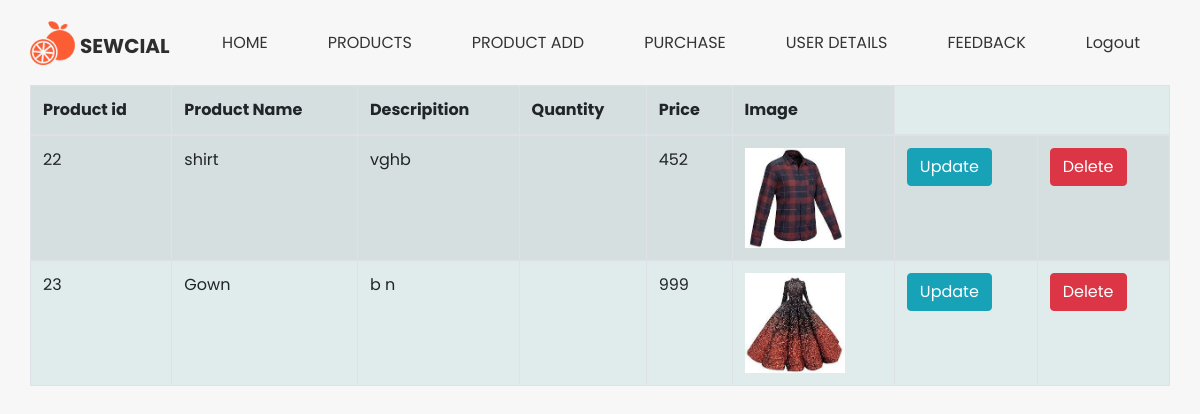
/admin_product_details_view (signed in), run on the app's committed database.
### myapp/models.py (models this page shows, shortened)
class Product(models.Model):
    product_name = models.CharField(max_length=100)
    price = models.IntegerField()
    desc = models.CharField(max_length=500)
    image = models.ImageField(upload_to='products')
    category = models.ForeignKey(Category, on_delete=models.CASCADE, null=True, blank=True)

### myapp/views.py (the view)
# urls.py: path('admin_product_details_view', views.admin_product_details_view, name='admin_product_details_view'),
def admin_product_details_view(request):
    if 'admin_id' in request.session:
        products = Product.objects.all()
        context = {'details': products}
        return render(request, 'myapp/admin_product_details_view.html', context)
    else:
        return redirect('admin_login')

### myapp/context_processor.py (called while the page is built)
def list_categories(request):
    categories = Category.objects.all()
    data = {'categories': categories}
    return data

### templates/myapp/admin_product_details_view.html (shortened to what this page needs)
{% extends 'myapp/admin_base.html' %}
{% load static %}
{% block body %}
<body>
<div class="container">
<form role="form" name="viewprofileform" action="{% url 'admin_product_details_view'%}" method="post">
   <table class="table table-striped table-bordered" bgcolor="#e0ebeb">
       <tr>
           <th>Product id</th>
           <th>Product Name</th>
           <th>Descripition</th>
           <th>Quantity</th>
           <th>Price</th>
           <th>Image</th>
       </tr>
       <tbody>
       {% for x in details %}
       <tr>
           <td>{{x.id}}</td>
           <td>{{x.product_name}}</td>
           <td>{{x.desc}}</td>
           <td>{{x.quant}}</td>
           <td>{{x.price}}</td>
           <td><img src="{{x.image.url}}"  height="100px" width="100px"></td>
           <td><a href="../admin_product_update?id={{ x.id }}" class="btn btn-info" >Update</a> </td>
           <td><a class="btn btn-danger" href="delete_num?id={{ x.id }}"  class="btn btn-info" >Delete</a></td>
       </tr>
        {% endfor %}
       </tbody>
   </table>
</form>
</div>
</body>
{% endblock %}

### static/myapp/css/style.css (style rules this page uses)
body { font-family: 'Poppins', sans-serif; color: #000000; background-color: #ffffff; }
a, a:hover, a:focus { text-decoration: none; }
.btn, .btn:focus { outline: none !important; box-shadow: none; }

### static/myapp/css/responsive.css (style rules this page uses)
@media (min-width: 1200px) { .container { max-width: 1170px; } }

### data on the page
Product: id "22", product_name "shirt", desc "vghb", price "452", image (picture)
Product: id "23", product_name "Gown", desc "b n", price "999", image (picture)
